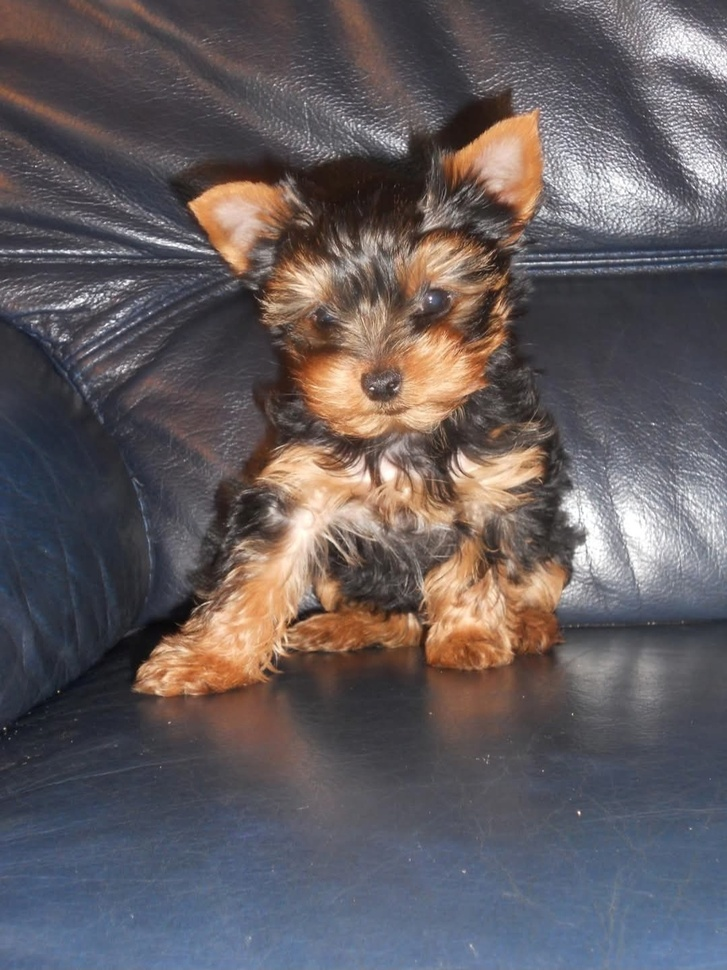
#> input picture Image/Harry_bebe.jpeg, 727 x 970 px, shrunk from 1079 x 1440 before the run
$ python 6_4_histogramme.py
#> lines starting #> are read from the running program, lines starting #| are printed output that depends on the picture
"""
====================================================
 Section 6.4 — Histogramme et égalisation
====================================================
L'histogramme représente la distribution des intensités
des pixels (0 = noir, 255 = blanc).

cv2.equalizeHist redistribue les intensités pour améliorer
le contraste d'une image sous-exposée.
"""

import cv2
import matplotlib
matplotlib.use("Agg")   # Mode sans affichage (serveur / SSH)
import matplotlib.pyplot as plt
import numpy as np

# ── 1. Lecture de l'image ───────────────────────────────────────────────────
img = cv2.imread("../Image/Harry_bebe.jpeg")
#> img is the input picture: shape (970, 727, 3); mean B, G, R 94.2, 91.5, 98.5

if img is None:
    raise FileNotFoundError("Image non trouvée. Vérifiez le chemin.")

gris = cv2.cvtColor(img, cv2.COLOR_BGR2GRAY)
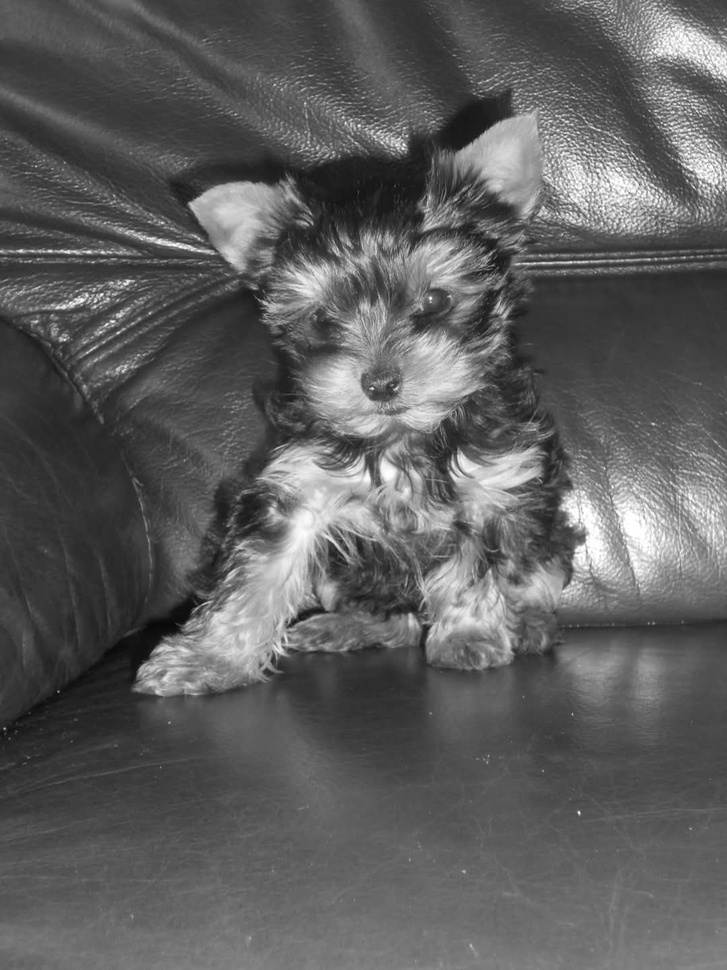
#> gris: shape (970, 727); min 6, max 255, mean 93.9

# ── 2. Calcul de l'histogramme (niveaux de gris) ───────────────────────────
# calcHist(images, channels, mask, histSize, ranges)
hist_gris = cv2.calcHist([gris], [0], None, [256], [0, 256])
#> hist_gris = 256 values, max 9490 at index 57, min 0 at index 0, mean 2754.6

# ── 3. Égalisation d'histogramme ────────────────────────────────────────────
# cv2.equalizeHist applique une transformation cumulative sur l'histogramme.
# Les pixels sombres deviennent plus variés ; les détails cachés apparaissent.
gris_equalise = cv2.equalizeHist(gris)
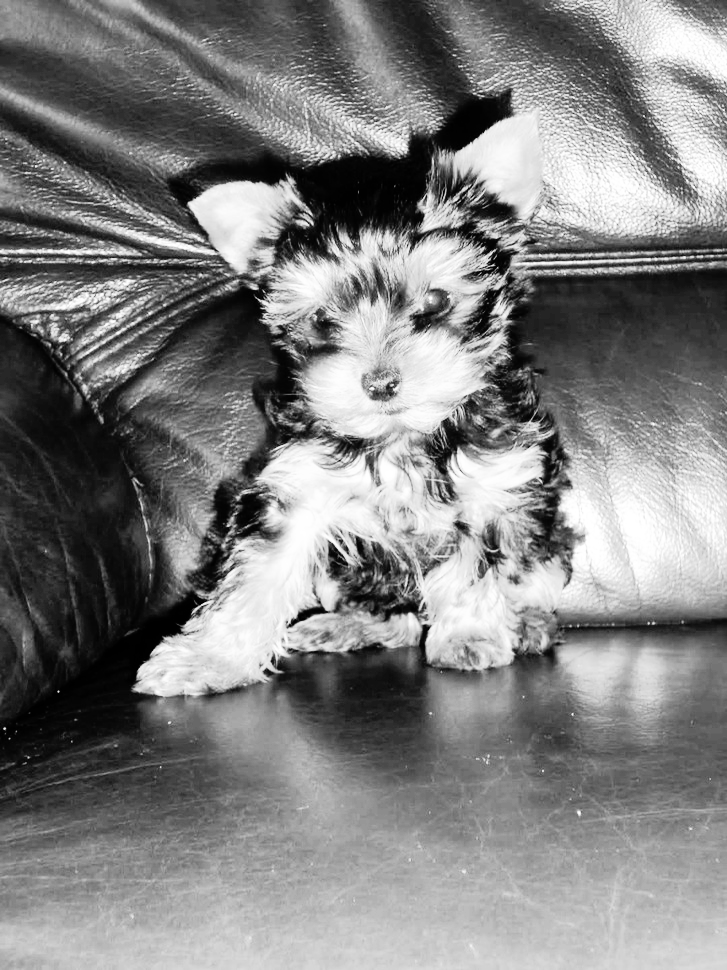
#> gris_equalise: shape (970, 727); min 0, max 255, mean 128.6
hist_equalise  = cv2.calcHist([gris_equalise], [0], None, [256], [0, 256])
#> hist_equalise = 256 values, max 9490 at index 46, min 0 at index 13, mean 2754.6

print("Avant égalisation  : min =", gris.min(),         "max =", gris.max())
#| Avant égalisation  : min = 6 max = 255
print("Après égalisation  : min =", gris_equalise.min(), "max =", gris_equalise.max())
#| Après égalisation  : min = 0 max = 255

# ── 4. Histogramme par canal BGR ────────────────────────────────────────────
couleurs      = ("b", "g", "r")
noms_canaux   = ("Bleu (B)", "Vert (G)", "Rouge (R)")

# ── 5. Affichage ─────────────────────────────────────────────────────────────
fig, axes = plt.subplots(2, 3, figsize=(16, 9))

# Ligne 1 — Histogramme de base
axes[0][0].imshow(cv2.cvtColor(img, cv2.COLOR_BGR2RGB))
axes[0][0].set_title("Image originale")
axes[0][0].axis("off")

axes[0][1].plot(hist_gris, color="black")
axes[0][1].fill_between(np.arange(256), hist_gris.flatten(), alpha=0.3, color="gray")
axes[0][1].set_title("Histogramme — Niveaux de gris")
axes[0][1].set_xlabel("Intensité (0-255)")
axes[0][1].set_ylabel("Nombre de pixels")
axes[0][1].set_xlim([0, 256])

for i, (couleur, nom) in enumerate(zip(couleurs, noms_canaux)):
    hist = cv2.calcHist([img], [i], None, [256], [0, 256])
    axes[0][2].plot(hist, color=couleur, label=nom, alpha=0.8)
axes[0][2].set_title("Histogramme — Canaux BGR")
axes[0][2].set_xlabel("Intensité (0-255)")
axes[0][2].set_ylabel("Nombre de pixels")
axes[0][2].set_xlim([0, 256])
axes[0][2].legend()

# Ligne 2 — Égalisation
axes[1][0].imshow(gris, cmap="gray")
axes[1][0].set_title("Avant égalisation")
axes[1][0].axis("off")

axes[1][1].imshow(gris_equalise, cmap="gray")
axes[1][1].set_title("Après égalisation")
axes[1][1].axis("off")

axes[1][2].plot(hist_gris,    color="gray",  label="Avant",  alpha=0.7)
axes[1][2].plot(hist_equalise, color="blue", label="Après",  alpha=0.7)
axes[1][2].set_title("Histogramme avant / après égalisation")
axes[1][2].set_xlabel("Intensité (0-255)")
axes[1][2].set_ylabel("Nombre de pixels")
axes[1][2].set_xlim([0, 256])
axes[1][2].legend()

plt.suptitle("Section 6.4 — Histogramme et égalisation", fontsize=14)
plt.tight_layout()
plt.savefig("../outputs/6_4_histogramme.png", dpi=130)
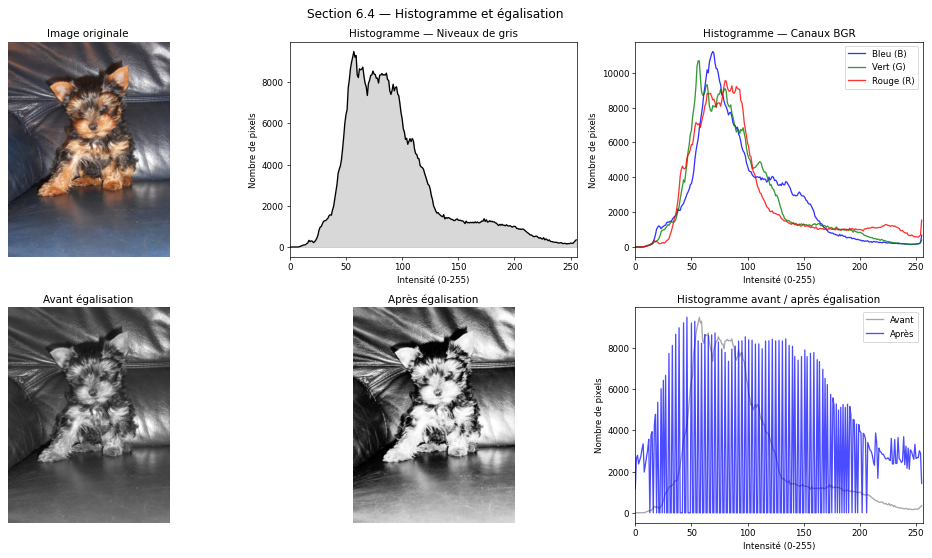
#> figure drawn by matplotlib, 6 panels; panel 2: curve peaks at x = 57, y = 9490; panel 3: curve peaks at x = 69, y = 11220; panel 3: curve peaks at x = 56, y = 10684; panel 3: curve peaks at x = 80, y = 9545
plt.close()
print("Figure sauvegardée : outputs/6_4_histogramme.png")
